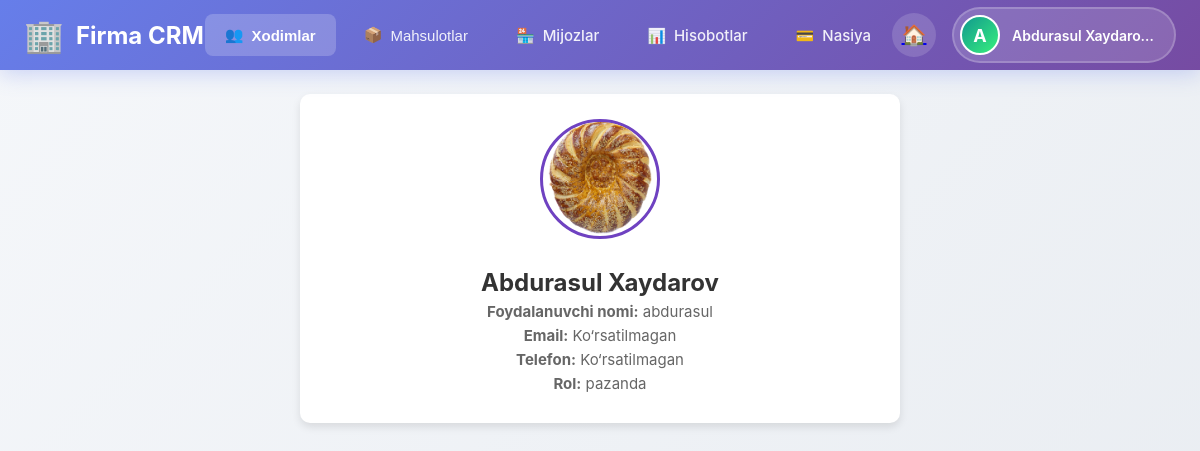
/profile/abdurasul (signed in), run on the app's committed database.
### main/models.py (models this page shows, shortened)
class User(AbstractUser):
    id = models.BigAutoField(primary_key=True)
    USER_TYPES = (
        ('pazanda', 'Pazanda'),
        ('yetkazib_beruvchi', 'Yetkazib Beruvchi'),
        ('ega', 'Ega'),
    )
    login=models.CharField(max_length=255, blank=True, null=True)
    password = models.CharField(max_length=255, blank=True, null=True)
    tuliq_ismi = models.CharField(max_length=255, blank=True, null=True)
    type = models.CharField(max_length=20, choices=USER_TYPES)
    token = models.CharField(max_length=255, blank=True, null=True)
    tg_id = models.CharField(max_length=100, blank=True, null=True)
    tel_raqami = models.CharField(max_length=100, blank=True, null=True)
    is_active = models.BooleanField(default=True)
    @property
    def rasmi(self):
        if self.type == 'yetkazib_beruvchi':
            try:
                return YetkazibBeruvchi.objects.get(user=self).rasmi.url
            except YetkazibBeruvchi.DoesNotExist:
                return None
        elif self.type == 'pazanda':
            try:
                return Pazanda.objects.get(user=self).rasmi.url
            except Pazanda.DoesNotExist:
                return None
        return None

class Pazanda(models.Model):
    user = models.OneToOneField(User, on_delete=models.CASCADE)
    tuliq_ismi = models.CharField(max_length=255)
    turi = models.CharField(max_length=100, blank=True, null=True)
    rasmi = models.ImageField(upload_to='pazandalar/')

### main/views.py (the view, shortened to what this page needs)
# urls.py: path('profile/<str:username>', profile_view, name='profile'),
@login_required(login_url='login')
def profile_view(request, username):
    user =  User.objects.get(username=username)
    if request.method == 'GET':
        if request.user.type ==  'yetkazib_beruvchi':
            return render(request, 'ytprofile.html', {'user': user})
        elif request.user.type == 'pazanda':
            return render(request, 'pzprofile.html', {'user': user})
        elif request.user.type=='ega':
            if user.type == 'yetkazib_beruvchi':
                yuklamalar = mahsulotlar_miqdori( YetkazibBeruvchi.objects.get(user=user).mahsulotlar) or []
                return render(request, 'egayt.html',{'user': user,'yuklamalar': yuklamalar})
            return render(request, 'egaprofile.html', {'user': user})

### main/templates/egaprofile.html (shortened to what this page needs)
{% extends 'egabase.html' %}
{% load static %}
{% block content %}
<div class="profile-container">
    <img src="{% if user.rasmi %}{{ user.rasmi }}{% else %}{% static 'images/default_avatar.jpg' %}{% endif %}" alt="Avatar" class="profile-image">
    <div class="profile-info">
        <h2>{{ user.tuliq_ismi }} </h2>
        <p><strong>Foydalanuvchi nomi:</strong> {{ user.username }}</p>
        <p><strong>Email:</strong> {% if user.email %}{{ user.email }}{% else %}Ko‘rsatilmagan{% endif %} </p>
        <p><strong>Telefon:</strong> {{ user.telefon|default:"Ko‘rsatilmagan" }}</p>
        <p><strong>Rol:</strong> {{ user.type }}</p>
    </div>
</div>
{% endblock %}

### main/templates/egabase.html (shortened to what this page needs)
<!DOCTYPE html>
{% load static %}
<html lang="uz">
<head>
</head>
<body>
    <header>
        <div class="navbar-container">
            <a href="{% url 'main' %}" class="brand">
                <span class="brand-icon">🏢</span>
                <span class="brand-text">Firma CRM</span>
            </a>
            <nav class="nav-links">
                <div class="nav-item">
                    <button
                        class="nav-toggle {% if request.path == '/hodimlar/' or request.path|slice:':9' == '/profile/' or 'edituser' in request.path or 'createuser' in request.path %}active{% endif %}"
                        onclick="toggleDropdown(this)">
                        <span>👥</span>
                        <span>Xodimlar</span>
                    </button>
                </div>
                <div class="nav-item">
                    <button
                        class="nav-toggle {% if request.path == '/mahsulotlar/' or 'product' in request.path %}active{% endif %}"
                        onclick="toggleDropdown(this)">
                        <span>📦</span>
                        <span>Mahsulotlar</span>
                    </button>
                </div>
                <a href="{% url 'mijozlar_list' %}" class="nav-link {% if '/mijoz' in request.path %}active{% endif %}">
                    <span>🏪</span>
                    <span>Mijozlar</span>
                </a>
                <a href="{% url 'hisobotlar' %}"
                    class="nav-link {% if request.path == '/hisobotlar/' %}active{% endif %}">
                    <span>📊</span>
                    <span>Hisobotlar</span>
                </a>
                <a href="{% url 'nasiya_savdolar' %}"
                    class="nav-link {% if 'nasiya' in request.path %}active{% endif %}">
                    <span>💳</span>
                    <span>Nasiya</span>
                </a>
            </nav>
            <div class="nav-right">
                <a href="{% url 'main' %}">
                    <button class="notif-btn" title="Dashboard">🏠</button>
                </a>
                <div class="profile-menu" onclick="toggleProfile(this)">
                    <div class="profile-trigger">
                        {% if request.user.rasmi %}
                        <img src="{{ request.user.rasmi }}" alt="{{ request.user.tuliq_ismi }}" class="profile-avatar">
                        {% else %}
                        <div class="profile-avatar"
                            style="background: linear-gradient(135deg, #11998e 0%, #38ef7d 100%); display: flex; align-items: center; justify-content: center; color: white; font-weight: bold; font-size: 18px;">
                            {{ request.user.tuliq_ismi|first|upper }}
                        </div>
                        {% endif %}
                        <span class="profile-name">{{ request.user.tuliq_ismi }}</span>
                    </div>
                </div>
            </div>
        </div>
    </header>
    <div class="content-container">
        {% block content %}{% endblock %}
    </div>
</body>
</html>

### main/templates/egabase.html (style rules this page uses)
* { margin: 0; padding: 0; box-sizing: border-box; }
body { font-family: -apple-system, BlinkMacSystemFont, 'Segoe UI', Roboto, Oxygen, Ubuntu, Cantarell, sans-serif; background: linear-gradient(135deg, #f5f7fa 0%, #e8ecf1 100%); min-height: 100vh; }
header { background: linear-gradient(135deg, #667eea 0%, #764ba2 100%); box-shadow: 0 4px 20px rgba(102, 126, 234, 0.3); position: sticky; top: 0; z-index: 1000; }
.navbar-container { max-width: 1400px; margin: 0 auto; padding: 0 24px; display: flex; justify-content: space-between; align-items: center; height: 70px; }
.brand { display: flex; align-items: center; gap: 12px; text-decoration: none; color: white; font-size: 24px; font-weight: 700; transition: opacity 0.3s ease; }
.brand-icon { font-size: 32px; }
.nav-links { display: flex; gap: 8px; align-items: center; }
.nav-item { position: relative; }
.nav-link, .nav-toggle { display: flex; align-items: center; gap: 8px; padding: 10px 16px; color: white; text-decoration: none; border-radius: 8px; font-weight: 500; font-size: 15px; transition: all 0.3s ease; background: none; border: none; cursor: pointer; }
.nav-right { display: flex; align-items: center; gap: 16px; }
.notif-btn { position: relative; width: 44px; height: 44px; border-radius: 50%; background: rgba(255, 255, 255, 0.15); border: none; color: white; font-size: 20px; cursor: pointer; transition: all 0.3s ease; display: flex; align-items: center; justify-content: center; }
.nav-link { padding: 12px 20px; color: rgba(255, 255, 255, 0.9); text-decoration: none; border-radius: 8px; transition: all 0.3s ease; display: flex; align-items: center; gap: 8px; font-weight: 500; }
.nav-toggle { padding: 12px 20px; background: transparent; border: none; color: rgba(255, 255, 255, 0.9); cursor: pointer; border-radius: 8px; transition: all 0.3s ease; display: flex; align-items: center; gap: 8px; font-weight: 500; font-size: 15px; }
.nav-toggle.active { background: rgba(255, 255, 255, 0.2); color: white; font-weight: 600; }
.profile-menu { position: relative; }
.profile-trigger { display: flex; align-items: center; gap: 12px; padding: 6px 12px 6px 6px; background: rgba(255, 255, 255, 0.15); border-radius: 50px; cursor: pointer; transition: all 0.3s ease; border: 2px solid rgba(255, 255, 255, 0.2); }
.profile-avatar { width: 40px; height: 40px; border-radius: 50%; object-fit: cover; border: 2px solid white; }
.profile-name { color: white; font-weight: 600; font-size: 14px; max-width: 150px; white-space: nowrap; overflow: hidden; text-overflow: ellipsis; }
.content-container { max-width: 1400px; margin: 0 auto; padding: 24px; }

### main/templates/egaprofile.html (style rules this page uses)
.profile-container { max-width: 600px; margin: auto; background-color: #fff; padding: 25px; border-radius: 10px; box-shadow: 0 4px 8px rgba(0,0,0,0.1); text-align: center; }
.profile-image { width: 120px; height: 120px; border-radius: 50%; object-fit: cover; border: 3px solid #6f42c1; margin-bottom: 15px; }
.profile-info h2 { margin: 10px 0 5px; color: #333; }
.profile-info p { margin: 5px 0; color: #666; font-size: 15px; }

### data on the page
User: user.tuliq_ismi|first "A", user.tuliq_ismi "Abdurasul Xaydaro…"
User: type+id (picture), tuliq_ismi "Abdurasul Xaydarov", username "abdurasul", type "pazanda"

### other printed values
{{ user.telefon|default:"Ko‘rsatilmagan" }} "Ko‘rsatilmagan"
